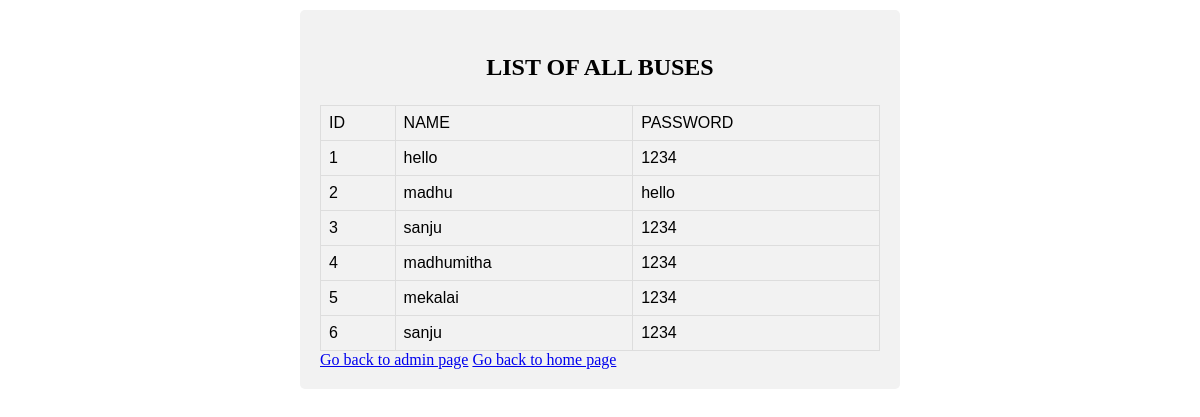
/userlist.html (signed in), run on the app's committed database.
### tables this page shows
CREATE TABLE user (ids INTEGER PRIMARY KEY,name TEXT, pass TEXT);

### __init__.py (the view)
@app.route('/userlist.html')
def userlist():
    username = session['username']
    con = sql.connect("database.db")
    con.row_factory = sql.Row
    cur = con.cursor()
    cur.execute("select * from user")
    rows = cur.fetchall();
    msg = "LIST OF ALL BUSES"
    return render_template("userlist.html", rows=rows, msg=msg, user=username)

### templates/userlist.html (shortened to what this page needs)
<!doctype html>
<html>
   <body>
<div>
   <h3>{{msg}}</h3>
      <table border = 1 id="customers">
         <thead>
            <td>ID</td>
            <td>NAME</td>
            <td>PASSWORD</td>
         </thead>
         {% for row in rows %}
            <tr>
               <td>{{row[0]}}</td>
               <td>{{row[1]}}</td>
               <td> {{ row[2]}}</td>
            </tr>
         {% endfor %}
      </table>
      <a href="/admin">Go back to admin page</a>
      <a href = "/">Go back to home page</a>
</div>
   </body>
</html>

### templates/userlist.html (style rules this page uses)
body { margin: auto; width: 50%; padding: 10px; }
h3 { font-size:2vw; font-weight:bold; font-family: "Times New Roman", Times, serif; text-align:center; }
div { border-radius: 5px; background-color: #f2f2f2; padding: 20px; }
#customers { font-family: "Trebuchet MS", Arial, Helvetica, sans-serif; border-collapse: collapse; width: 100%; }
#customers td, #customers th { border: 1px solid #ddd; padding: 8px; }
#customers tr:nth-child(even) { background-color: #f2f2f2; }

### data on the page
user: ids "1", name "hello", pass "1234"
user: ids "2", name "madhu", pass "hello"
user: ids "3", name "sanju", pass "1234"
user: ids "4", name "madhumitha", pass "1234"
user: ids "5", name "mekalai", pass "1234"
user: ids "6", name "sanju", pass "1234"

### other printed values
{{ msg }} "LIST OF ALL BUSES"
